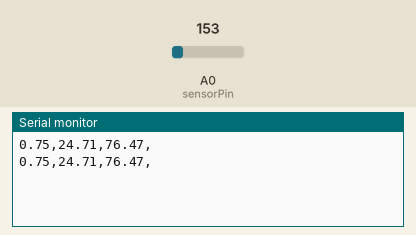
A sketch run on a simulated Arduino Uno, built with avr-gcc and run on an emulated ATmega328P. On the bench: the last lines printed to the serial monitor. The inputs (shaded band) are chosen by the test bench; at power-on: A0 (sensorPin) = 153.

Above: at 1.8 s.
1.9 s: A0 (sensorPin) set to 165
At 2.8 s:
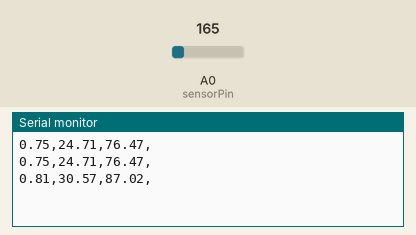
3.4 s: A0 (sensorPin) set to 175
At 4.5 s:
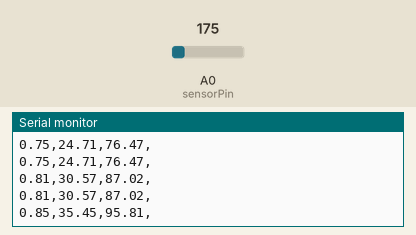
Timing chart, 0 to 6.4 s (numbered marks = the images above; inputs shaded):
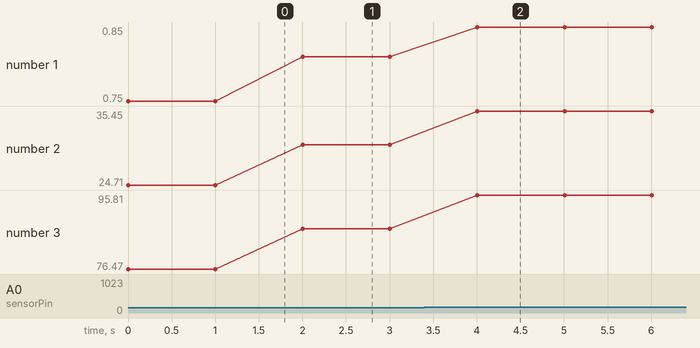

Measured:
- after the input at 1.9 s, the serial monitor: prints a new line after 0.10 s (image 1)
- after the input at 3.4 s, the serial monitor: prints a new line after 0.61 s (image 2)
- plotted number 1: 0.75 → 0.81 after the input at 1.9 s, 0.81 → 0.85 after the input at 3.4 s
- plotted number 2: 24.71 → 30.57 after the input at 1.9 s, 30.57 → 35.45 after the input at 3.4 s
- plotted number 3: 76.47 → 87.02 after the input at 1.9 s, 87.02 → 95.81 after the input at 3.4 s

The sketch:

TMP36.ino
```cpp
//TMP36 Pin Variables
int sensorPin = 0; //the analog pin the TMP36's Vout (sense) pin is connected to
                   //the resolution is 10 mV / degree centigrade with a
                   //500 mV offset to allow for negative temperatures

/*
 * setup() - this function runs once when you turn your Arduino on
 * We initialize the serial connection with the computer
 */
void setup()
{
  Serial.begin(9600);  //Start the serial connection with the computer
                       //to view the result open the serial monitor
}

void loop()                     // run over and over again
{
 //getting the voltage reading from the temperature sensor
 int reading = analogRead(sensorPin);

 // converting that reading to voltage, for 3.3v arduino use 3.3
 float voltage = reading * 5.0;
 voltage /= 1024.0;

 // print out the voltage
 Serial.print(voltage); Serial.print(",");

 // now print out the temperature
 float temperatureC = (voltage - 0.5) * 100 ;  //converting from 10 mv per degree wit 500 mV offset
                                               //to degrees ((voltage - 500mV) times 100)
 Serial.print(temperatureC); Serial.print(",");

 // now convert to Fahrenheit
 float temperatureF = (temperatureC * 9.0 / 5.0) + 32.0;
 Serial.print(temperatureF); Serial.println(",");

 delay(1000);                                     //waiting a second
}
```
